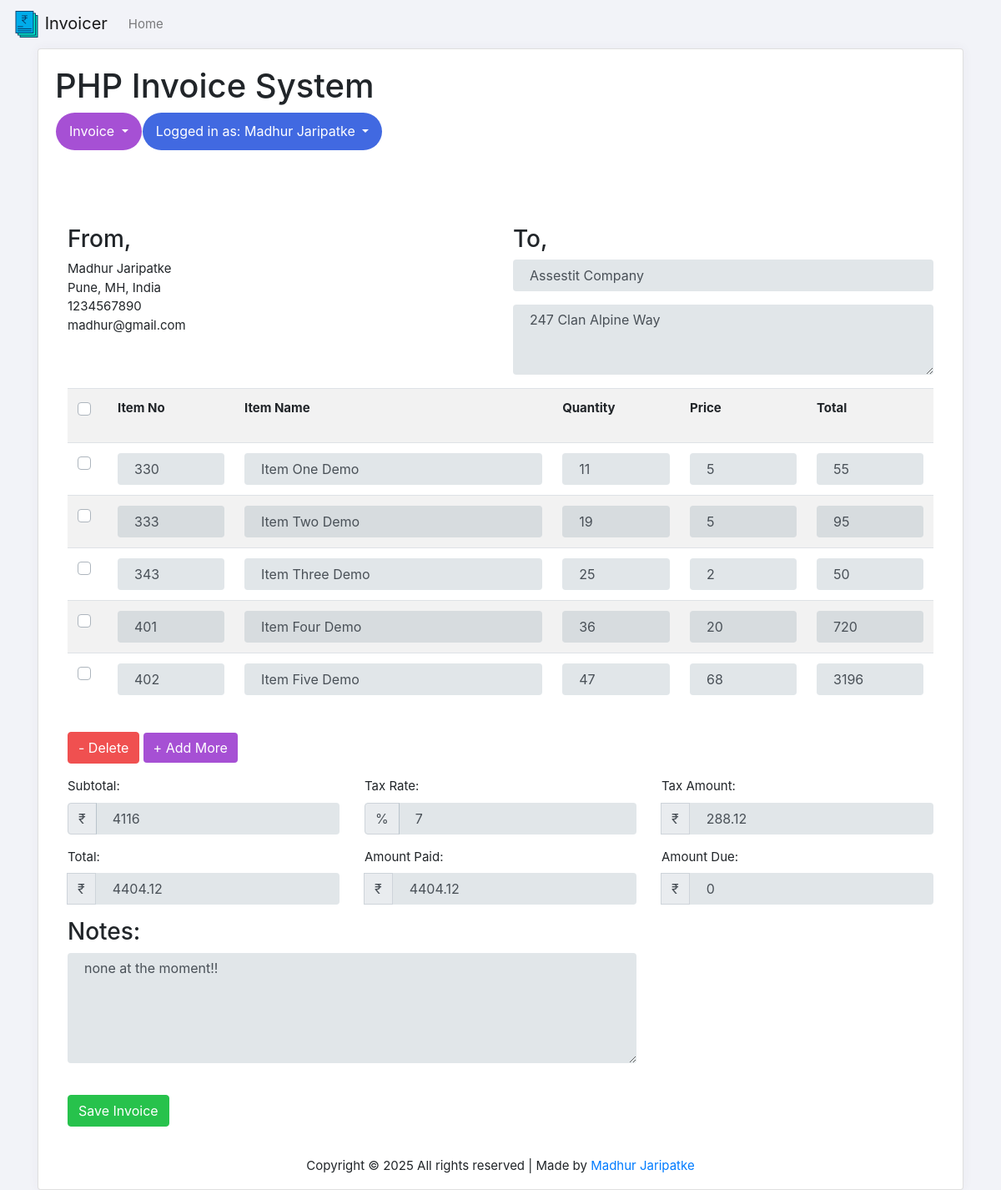
The app's page /edit_invoice.php?update_id=5 (signed in) with its own data.
### tables this page shows
CREATE TABLE `invoice_order` (
  `user_id` int(11) NOT NULL,
  `order_id` int(11) NOT NULL,
  `order_receiver_name` varchar(255) NOT NULL,
  `order_receiver_address` varchar(255) NOT NULL,
  `order_total_before_tax` varchar(255) NOT NULL,
  `order_total_tax` varchar(255) NOT NULL,
  `order_tax_per` varchar(255) NOT NULL,
  `order_total_after_tax` varchar(255) NOT NULL,
  `order_amount_paid` varchar(255) NOT NULL,
  `order_total_amount_due` varchar(255) NOT NULL,
  `order_date` datetime NOT NULL DEFAULT CURRENT_TIMESTAMP,
  `note` varchar(255) NOT NULL
);

CREATE TABLE `invoice_order_item` (
  `order_id` int(11) NOT NULL,
  `item_code` varchar(255) NOT NULL,
  `item_name` varchar(255) NOT NULL,
  `order_item_quantity` varchar(255) NOT NULL,
  `order_item_price` varchar(255) NOT NULL,
  `order_item_final_amount` varchar(255) NOT NULL
);

### Invoice.php (called while the page is built, shortened)
<?php
class Invoice{
	private $host  = 'localhost';
    private $user  = 'root';
    private $password   = "";
    private $database  = "invoice";
    private $invoiceOrderTable = 'invoice_order';
	private $invoiceOrderItemTable = 'invoice_order_item';
	private $dbConnect = false;
    public function __construct(){
        if(!$this->dbConnect){
            $conn = new mysqli($this->host, $this->user, $this->password, $this->database);
            if($conn->connect_error){
                die("Error failed to connect to MySQL: " . $conn->connect_error);
            }else{
                $this->dbConnect = $conn;
            }
        }
    }
	private function getData($sqlQuery) {
		$result = mysqli_query($this->dbConnect, $sqlQuery);
		$data= array();
		while ($row = mysqli_fetch_array($result, MYSQLI_ASSOC)) {
			$data[]=$row;
		}
		return $data;
	}
	public function getInvoice($invoiceId){
		$sqlQuery = "SELECT * FROM ".$this->invoiceOrderTable."
			WHERE user_id = '".$_SESSION['userid']."' AND order_id = '$invoiceId'";
		$result = mysqli_query($this->dbConnect, $sqlQuery);
		$row = mysqli_fetch_array($result, MYSQLI_ASSOC);
		return $row;
	}
	public function getInvoiceItems($invoiceId){
		$sqlQuery = "SELECT * FROM ".$this->invoiceOrderItemTable."
			WHERE order_id = '$invoiceId'";
		return  $this->getData($sqlQuery);
	}
}
?>

### edit_invoice.php (the view, shortened to what this page needs)
<?php
include('header.php');
include 'Invoice.php';
$invoice = new Invoice();
$invoice->checkLoggedIn();
if(!empty($_GET['update_id']) && $_GET['update_id']) {
	$invoiceValues = $invoice->getInvoice($_GET['update_id']);
	$invoiceItems = $invoice->getInvoiceItems($_GET['update_id']);
}
?>
<link href="css/style.css" rel="stylesheet">
<?php include('container.php');?>
<div class="container content-invoice">
    	<div class="cards">
    		<div class="card-bodys">
    			<form action="" id="invoice-form" method="post" class="invoice-form" role="form" novalidate="">
	    	<div class="load-animate animated fadeInUp">
		    	<div class="row">
		    		<div class="col-xs-12">
		    			<h1 class="title">PHP Invoice System</h1>
						<?php include('menu.php');?>
		    		</div>
		    	</div>
		    	<div class="row">
		      		<div class="col-xs-12 col-sm-6 col-md-6 col-lg-6">
		      			<h3>From,</h3>
						<?php echo $_SESSION['user']; ?><br>
						<?php echo $_SESSION['address']; ?><br>
						<?php echo $_SESSION['mobile']; ?><br>
						<?php echo $_SESSION['email']; ?><br>
		      		</div>
		      		<div class="col-xs-12 col-sm-6 col-md-6 col-lg-6">
		      			<h3>To,</h3>
		      			<div class="form-group">
							<input value="<?php echo $invoiceValues['order_receiver_name']; ?>" type="text" class="form-control" name="companyName" id="companyName" placeholder="Company Name" autocomplete="off">
						</div>
						<div class="form-group">
							<textarea class="form-control" rows="3" name="address" id="address" placeholder="Your Address"><?php echo
							 $invoiceValues['order_receiver_address']; ?></textarea>
						</div>
		      		</div>
		      	</div>
		      	<div class="row">
		      		<div class="col-xs-12 col-sm-12 col-md-12 col-lg-12">
		      			<table class="table table-condensed table-striped" id="invoiceItem">
							<tr>
								<th width="2%">
								  <div class="custom-control custom-checkbox mb-3">
                                  </div>
                                </th>
								<th width="15%">Item No</th>
								<th width="38%">Item Name</th>
								<th width="15%">Quantity</th>
								<th width="15%">Price</th>
								<th width="15%">Total</th>
							</tr>
							<?php
							$count = 0;
							foreach($invoiceItems as $invoiceItem){
								$count++;
							?>
							<tr>
								<td><div class="custom-control custom-checkbox">
		                        </div></td>
								<td><input type="text" value="<?php echo $invoiceItem["item_code"]; ?>" name="productCode[]" id="productCode_<?php echo $count; ?>" class="form-control" autocomplete="off"></td>
								<td><input type="text" value="<?php echo $invoiceItem["item_name"]; ?>" name="productName[]" id="productName_<?php echo $count; ?>" class="form-control" autocomplete="off"></td>
								<td><input type="number" value="<?php echo $invoiceItem["order_item_quantity"]; ?>" name="quantity[]" id="quantity_<?php echo $count; ?>" class="form-control quantity" autocomplete="off"></td>
								<td><input type="number" value="<?php echo $invoiceItem["order_item_price"]; ?>" name="price[]" id="price_<?php echo $count; ?>" class="form-control price" autocomplete="off"></td>
								<td><input type="number" value="<?php echo $invoiceItem["order_item_final_amount"]; ?>" name="total[]" id="total_<?php echo $count; ?>" class="form-control total" autocomplete="off"></td>
							</tr>
							<?php } ?>
						</table>
		      		</div>
		      	</div>
		      	<div class="row mt-3 mb-3">
		      		<div class="col-xs-12 col-sm-3 col-md-3 col-lg-3">
		      			<button class="btn btn-danger delete" id="removeRows" type="button">- Delete</button>
		      			<button class="btn btn-invoice border-0" id="addRows" type="button">+ Add More</button>
		      		</div>
		      	</div>
		      	<div class="row">
				 	    <div class="col-xs-12 col-sm-4 col-md-4 col-lg-4">
							<div class="form-group">
								<label>Subtotal: &nbsp;</label>
								<div class="input-group">
									<div class="input-group-prepend currency">
										<span class="input-group-text currency">₹</span>
									</div>
									<input value="<?php echo $invoiceValues['order_total_before_tax']; ?>" type="number" class="form-control" name="subTotal" id="subTotal" placeholder="Subtotal">
								</div>
							</div>
						</div>
						<div class="col-xs-12 col-sm-4 col-md-4 col-lg-4">
							<div class="form-group">
								<label>Tax Rate: &nbsp;</label>
								<div class="input-group">
								<div class="input-group-prepend">
									<span class="input-group-text">%</span>
								</div>
									<input value="<?php echo $invoiceValues['order_tax_per']; ?>" type="number" class="form-control" name="taxRate" id="taxRate" placeholder="Tax Rate">
								</div>
							</div>
						</div>
						<div class="col-xs-12 col-sm-4 col-md-4 col-lg-4">
							<div class="form-group">
								<label>Tax Amount: &nbsp;</label>
								<div class="input-group">
									<div class="input-group-append currency"><span class="input-group-text">₹</span></div>
									<input value="<?php echo $invoiceValues['order_total_tax']; ?>" type="number" class="form-control" name="taxAmount" id="taxAmount" placeholder="Tax Amount">
								</div>
							</div>
							</div>
							<div class="col-xs-12 col-sm-4 col-md-4 col-lg-4">
							<div class="form-group">
								<label>Total: &nbsp;</label>
								<div class="input-group">
									<div class="input-group-append currency"><span class="input-group-text">₹</span></div>
									<input value="<?php echo $invoiceValues['order_total_after_tax']; ?>" type="number" class="form-control" name="totalAftertax" id="totalAftertax" placeholder="Total">
								</div>
							</div>
							</div>
							<div class="col-xs-12 col-sm-4 col-md-4 col-lg-4">
							<div class="form-group">
								<label>Amount Paid: &nbsp;</label>
								<div class="input-group">
									<div class="input-group-append currency"><span class="input-group-text">₹</span></div>
									<input value="<?php echo $invoiceValues['order_amount_paid']; ?>" type="number" class="form-control" name="amountPaid" id="amountPaid" placeholder="Amount Paid">
								</div>
							</div>
							</div>
							<div class="col-xs-12 col-sm-4 col-md-4 col-lg-4">
							<div class="form-group">
								<label>Amount Due: &nbsp;</label>
								<div class="input-group">
									<div class="input-group-append currency"><span class="input-group-text">₹</span></div>
									<input value="<?php echo $invoiceValues['order_total_amount_due']; ?>" type="number" class="form-control" name="amountDue" id="amountDue" placeholder="Amount Due">
								</div>
							</div>
							</div>
		     		<div class="col-xs-12 col-sm-8 col-md-8 col-lg-8">
		      			<h3>Notes: </h3>
		      			<div class="form-group">
							<textarea class="form-control txt" rows="5" name="notes" id="notes" placeholder="Your Notes"><?php echo $invoiceValues['note']; ?></textarea>
						</div>
						<br>
						<div class="form-group">
			      			<input data-loading-text="Updating Invoice..." type="submit" name="invoice_btn" value="Save Invoice" class="btn btn-success submit_btn invoice-save-btm">
			      		</div>
		      		</div>
		      	</div>
	      	</div>
		</form>
    		</div>
    	</div>
    </div>
</div>
<?php include('footer.php');?>

### css/style.css (style rules this page uses)
html { background-color: transparent; position: relative; min-height: 100%; }
body { font-size: 15px; line-height: 1.5; }
.btn-success, .panel-success { background-color: #27c24c !important; border-color: #27c24c !important; color: #fff !important; }
.btn-invoice { border-color: #7266ba; color: #fff !important; background-color: #a650d4; }
.btn-danger, .panel-danger { background-color: #f05050; border-color: #f05050; color: #fff !important; }
input[type="number"] { -moz-appearance: textfield; }
.form-control { border: none; background-color: rgba(96, 125, 139, 0.19); padding-left: 1.25rem; padding-right: 1.25rem; -webkit-transition: background-color 0.3s ease; transition: background-color 0.3s ease; }
body { background: #f2f3f8; }

### records on screen
invoice_order: companyName "Assestit Company", address "247 Clan Alpine Way", subTotal "4116", taxRate "7", taxAmount "288.12", totalAftertax "4404.12", amountPaid "4404.12", amountDue "0", notes "none at the moment!!"
invoice_order_item: item_code "330", item_name "Item One Demo", order_item_quantity "11", order_item_price "5", order_item_final_amount "55"
invoice_order_item: item_code "333", item_name "Item Two Demo", order_item_quantity "19", order_item_price "5", order_item_final_amount "95"
invoice_order_item: item_code "343", item_name "Item Three Demo", order_item_quantity "25", order_item_price "2", order_item_final_amount "50"
invoice_order_item: item_code "401", item_name "Item Four Demo", order_item_quantity "36", order_item_price "20", order_item_final_amount "720"
invoice_order_item: item_code "402", item_name "Item Five Demo", order_item_quantity "47", order_item_price "68", order_item_final_amount "3196"

### other values on screen
$_SESSION['user'] "Madhur Jaripatke"
$_SESSION['address'] "Pune, MH, India"
$_SESSION['mobile'] "1234567890"
$_SESSION['email'] "madhur@gmail.com"
